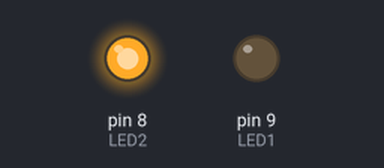
A sketch run on a simulated Arduino Uno, built with avr-gcc and run on an emulated ATmega328P. Parts: output pins drawn as LEDs (lit = HIGH).

Above: at 1.0 s.
At 3.0 s:
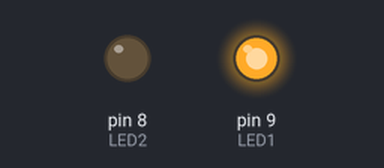
Timing chart, 0 to 5.2 s (numbered marks = the images above):
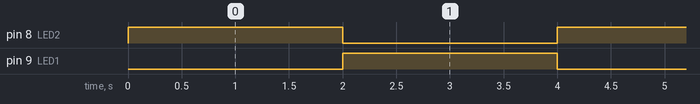

Measured:
- by itself, pin 8 (LED2), pin 9 (LED1): alternates HIGH for 2.0 s and LOW for 2.0 s

The sketch:

Lumina_alternata_LED.ino
```cpp
#define LED1 9
#define LED2 8
void setup() {
  pinMode(LED1,OUTPUT);
  pinMode(LED2,OUTPUT);
}
void loop() {
  digitalWrite(8,HIGH);
  digitalWrite(9,LOW);
  delay(2000);
  digitalWrite(8,LOW);
  digitalWrite(9,HIGH);
  delay(2000);
}
```
